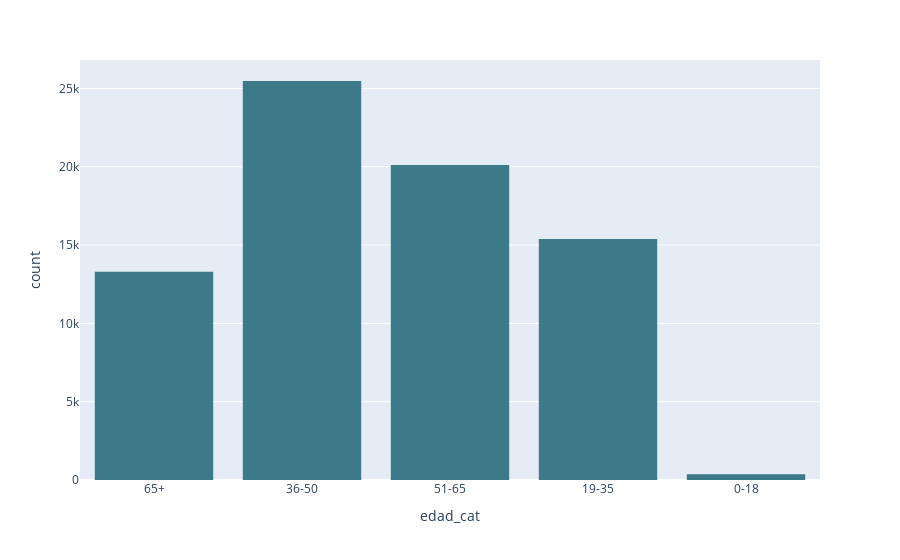

Notebook cell for this chart:
### Code cell
fig = px.histogram(hg2018, x='edad_cat')
fig.update_traces(marker_color=CATEGORY_PALETTE[0])
fig.show()

### Figure 1 — Plotly figure (JSON) as saved in the notebook; plotly's stock layout.template omitted (floating-point values rounded to 4 significant figures; data arrays with more than 128 entries replaced by an {"elided": "..."} marker saying what was removed)
{"data": [{"alignmentgroup": "True", "bingroup": "x", "hovertemplate": "edad_cat=%{x}<br>count=%{y}<extra></extra>", "legendgroup": "", "marker": {"color": "#3C7A89", "pattern": {"shape": ""}}, "name": "", "offsetgroup": "", "orientation": "v", "showlegend": false, "type": "histogram", "x": {"elided": "74647 str values"}, "xaxis": "x", "yaxis": "y"}], "layout": {"barmode": "relative", "legend": {"tracegroupgap": 0}, "margin": {"t": 60}, "xaxis": {"anchor": "y", "domain": [0, 1], "title": {"text": "edad_cat"}}, "yaxis": {"anchor": "x", "domain": [0, 1], "title": {"text": "count"}}}}
